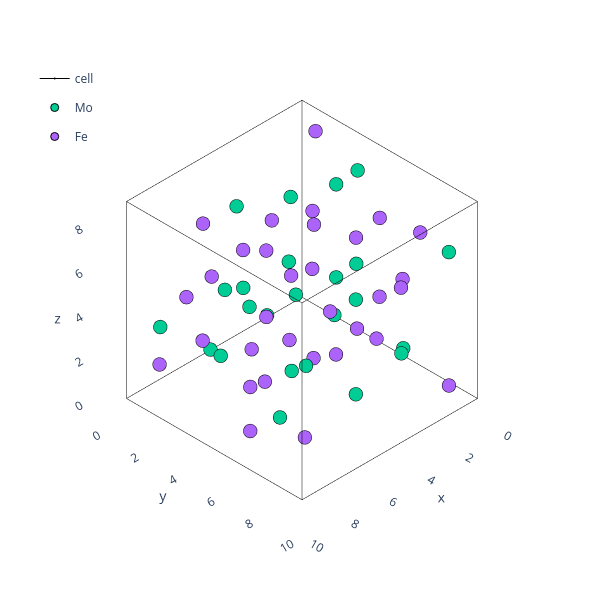

The notebook cell this image was saved under:
### Code cell
theatoms=AtomsObjects['delta']['Atoms'].atoms.sample(n=1).iloc[0]
plotting.plotly_atoms(theatoms)

### Figure 1 — Plotly figure (JSON) as saved in the notebook; plotly's stock layout.template omitted (floating-point values rounded to 4 significant figures)
{"data": [{"hoverinfo": "skip", "legendgroup": "cell", "line": {"color": "black", "width": 1}, "marker": {"size": 0.01}, "name": "cell", "showlegend": false, "type": "scatter3d", "x": [0.0, 9.2], "y": [0, 0], "z": [0, 0]}, {"hoverinfo": "skip", "legendgroup": "cell", "line": {"color": "black", "width": 1}, "marker": {"size": 0.01}, "name": "cell", "showlegend": false, "type": "scatter3d", "x": [0, 0], "y": [0.0, 9.2], "z": [0, 0]}, {"hoverinfo": "skip", "legendgroup": "cell", "line": {"color": "black", "width": 1}, "marker": {"size": 0.01}, "name": "cell", "showlegend": false, "type": "scatter3d", "x": [0, 0], "y": [0, 0], "z": [0.0, 8.942]}, {"hoverinfo": "skip", "legendgroup": "cell", "line": {"color": "black", "width": 1}, "marker": {"size": 0.01}, "name": "cell", "showlegend": false, "type": "scatter3d", "x": [9.2, 9.2], "y": [0.0, 9.2], "z": [0, 0]}, {"hoverinfo": "skip", "legendgroup": "cell", "line": {"color": "black", "width": 1}, "marker": {"size": 0.01}, "name": "cell", "showlegend": false, "type": "scatter3d", "x": [0.0, 9.2], "y": [9.2, 9.2], "z": [0, 0]}, {"hoverinfo": "skip", "legendgroup": "cell", "line": {"color": "black", "width": 1}, "marker": {"size": 0.01}, "name": "cell", "showlegend": false, "type": "scatter3d", "x": [9.2, 9.2], "y": [9.2, 9.2], "z": [0.0, 8.942]}, {"hoverinfo": "skip", "legendgroup": "cell", "line": {"color": "black", "width": 1}, "marker": {"size": 0.01}, "name": "cell", "showlegend": false, "type": "scatter3d", "x": [9.2, 9.2], "y": [0, 0], "z": [0.0, 8.942]}, {"hoverinfo": "skip", "legendgroup": "cell", "line": {"color": "black", "width": 1}, "marker": {"size": 0.01}, "name": "cell", "showlegend": false, "type": "scatter3d", "x": [0, 0], "y": [9.2, 9.2], "z": [0.0, 8.942]}, {"hoverinfo": "skip", "legendgroup": "cell", "line": {"color": "black", "width": 1}, "marker": {"size": 0.01}, "name": "cell", "showlegend": false, "type": "scatter3d", "x": [0.0, 9.2], "y": [0, 0], "z": [8.942, 8.942]}, {"hoverinfo": "skip", "legendgroup": "cell", "line": {"color": "black", "width": 1}, "marker": {"size": 0.01}, "name": "cell", "showlegend": false, "type": "scatter3d", "x": [0, 0], "y": [0.0, 9.2], "z": [8.942, 8.942]}, {"hoverinfo": "skip", "legendgroup": "cell", "line": {"color": "black", "width": 1}, "marker": {"size": 0.01}, "name": "cell", "showlegend": false, "type": "scatter3d", "x": [0.0, 9.2], "y": [9.2, 9.2], "z": [8.942, 8.942]}, {"hoverinfo": "skip", "legendgroup": "cell", "line": {"color": "black", "width": 1}, "marker": {"size": 0.01}, "name": "cell", "showlegend": true, "type": "scatter3d", "x": [9.2, 9.2], "y": [0.0, 9.2], "z": [8.942, 8.942]}, {"hovertext": ["Mo0", "Mo1", "Mo2", "Mo3", "Mo4", "Mo5", "Mo6", "Mo7", "Mo8", "Mo9", "Mo10", "Mo11", "Mo12", "Mo13", "Mo14", "Mo15", "Mo16", "Mo17", "Mo18", "Mo19", "Mo20", "Mo21", "Mo22", "Mo23"], "marker": {"line": {"color": "black", "width": 1}}, "mode": "markers", "name": "Mo", "type": "scatter3d", "x": [0.311, 4.911, 8.889, 4.289, 2.436, 7.036, 6.764, 2.164, 0.02668, 4.627, 9.174, 4.573, 0.9486, 5.549, 8.252, 3.652, 4.07, 8.67, 5.13, 0.5299, 3.572, 8.172, 5.629, 1.029], "y": [3.126, 1.474, 7.726, 6.074, 1.834, 2.767, 6.434, 7.367, 1.812, 2.789, 6.412, 7.389, 3.857, 0.7434, 8.457, 5.344, 3.369, 1.231, 7.969, 5.831, 0.4812, 4.119, 5.081, 8.719], "z": [1.616, 7.326, 2.855, 6.087, 6.694, 2.248, 6.719, 2.223, 6.051, 2.891, 7.362, 1.58, 8.167, 0.7753, 5.246, 3.696, 5.339, 3.603, 8.074, 0.8682, 2.457, 6.485, 2.014, 6.928]}, {"hovertext": ["Fe0", "Fe1", "Fe2", "Fe3", "Fe4", "Fe5", "Fe6", "Fe7", "Fe8", "Fe9", "Fe10", "Fe11", "Fe12", "Fe13", "Fe14", "Fe15", "Fe16", "Fe17", "Fe18", "Fe19", "Fe20", "Fe21", "Fe22", "Fe23", "Fe24", "Fe25", "Fe26", "Fe27", "Fe28", "Fe29", "Fe30", "Fe31"], "marker": {"line": {"color": "black", "width": 1}}, "mode": "markers", "name": "Fe", "type": "scatter3d", "x": [1.622, 6.222, 7.578, 2.978, 2.106, 6.706, 7.094, 2.494, 2.931, 7.531, 6.269, 1.669, 1.734, 6.334, 7.466, 2.866, 4.158, 8.758, 5.043, 0.4425, 1.23, 5.83, 7.97, 3.37, 3.467, 8.067, 5.734, 1.133, 0.6256, 5.226, 8.575, 3.975], "y": [4.446, 0.1546, 9.046, 4.755, 2.636, 1.964, 7.236, 6.564, 2.267, 2.333, 6.867, 6.933, 0.1444, 4.456, 4.745, 9.056, 1.061, 3.539, 5.661, 8.14, 0.6505, 3.95, 5.251, 8.55, 4.01, 0.5907, 8.61, 5.191, 1.327, 3.273, 5.927, 7.874], "z": [5.745, 3.197, 7.668, 1.274, 3.664, 5.277, 0.8065, 8.135, 0.6617, 8.28, 3.809, 5.133, 4.435, 4.507, 0.03577, 8.906, 4.759, 4.183, 8.654, 0.2879, 1.929, 7.013, 2.542, 6.4, 7.66, 1.281, 5.752, 3.19, 8.521, 0.4212, 4.892, 4.05]}], "layout": {"height": 600, "legend": {"x": 0.05, "xanchor": "left", "y": 0.9, "yanchor": "top"}, "margin": {"b": 5, "l": 5, "r": 0.5, "t": 5}, "scene": {"aspectmode": "data", "camera": {"projection": {"type": "orthographic"}}, "xaxis": {"range": [-0.92, 10.12], "showbackground": false, "showgrid": false}, "yaxis": {"range": [-0.92, 10.12], "showbackground": false, "showgrid": false}, "zaxis": {"range": [-0.8942, 9.836], "showbackground": false, "showgrid": false}}, "width": 600}}
